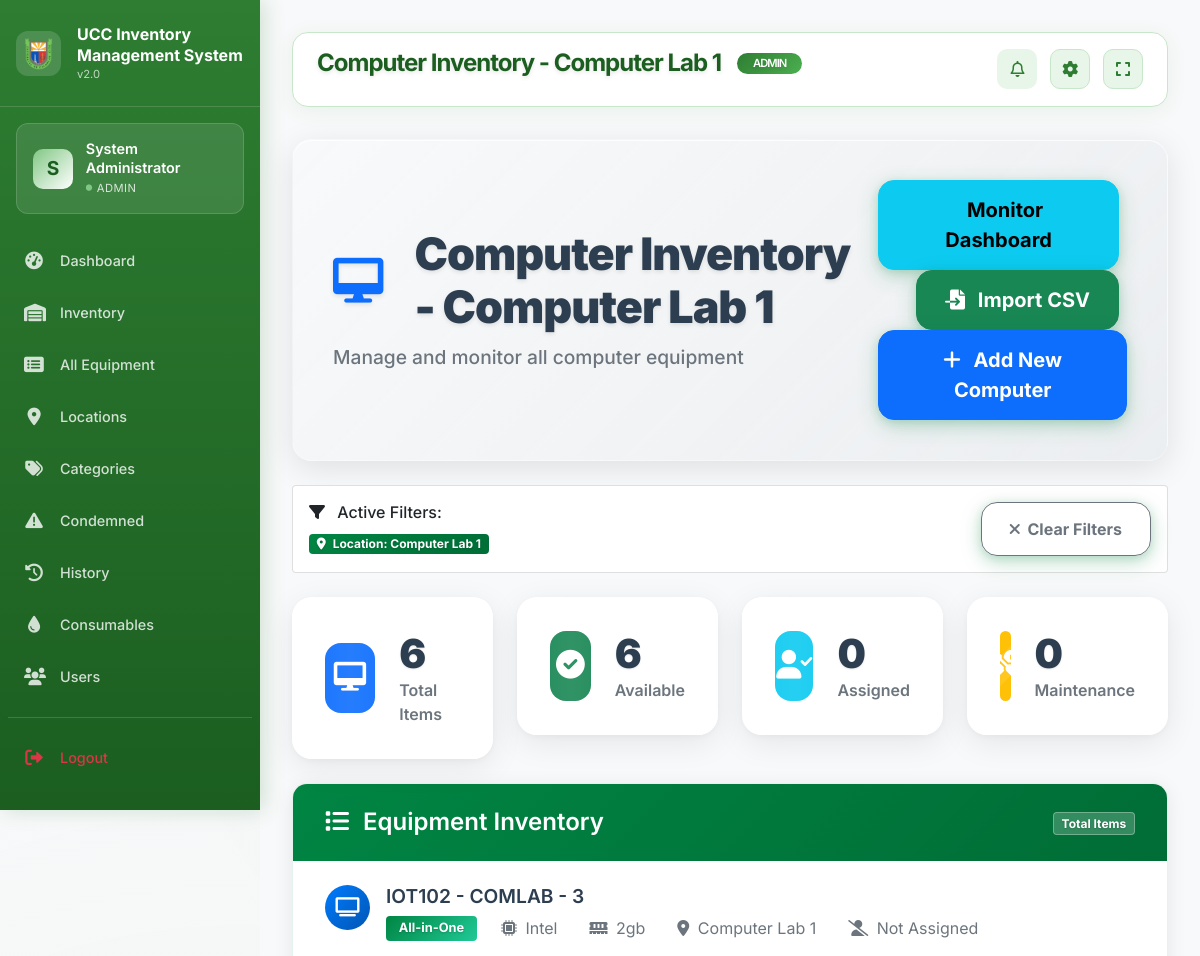
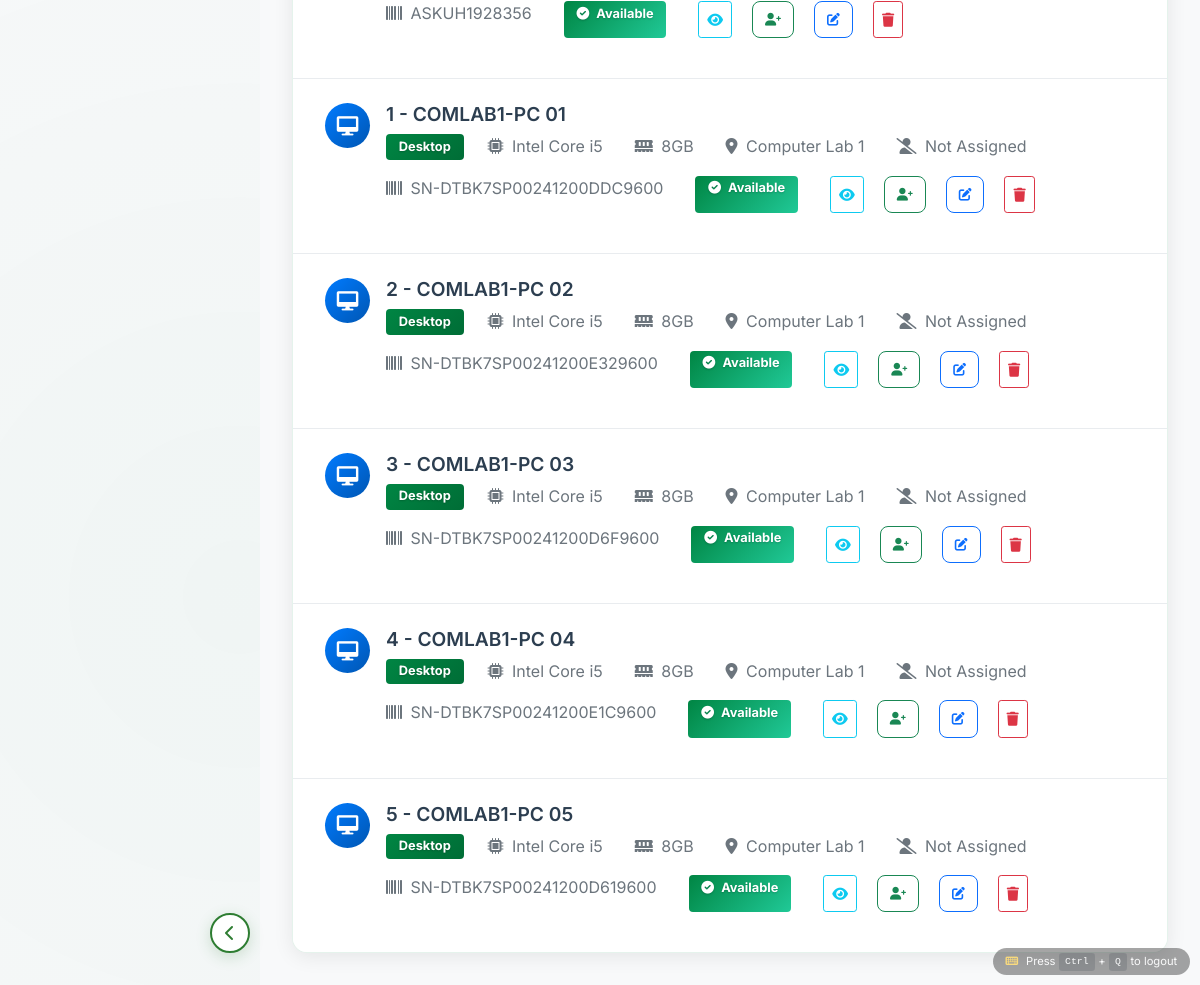
The app's page /archive_sites/inventory.php?location=1 (signed in) with its own data (2 pictures, top to bottom).
### tables this page shows
CREATE TABLE `locations` (
  `id` int(11) NOT NULL,
  `location_name` varchar(100) NOT NULL,
  `location_type_id` int(11) DEFAULT NULL,
  `location_type` varchar(50) DEFAULT NULL,
  `description` text DEFAULT NULL,
  `capacity` int(11) DEFAULT 0,
  `facilitator_id` int(11) DEFAULT NULL,
  `created_at` timestamp NOT NULL DEFAULT current_timestamp(),
  `updated_at` timestamp NOT NULL DEFAULT current_timestamp() ON UPDATE current_timestamp()
);

CREATE TABLE `computer_inventory` (
  `id` int(11) NOT NULL,
  `item_number` varchar(50) NOT NULL,
  `computer_set_description` varchar(200) NOT NULL,
  `processor` varchar(100) NOT NULL,
  `ram` varchar(50) NOT NULL,
  `storage` varchar(100) NOT NULL,
  `device_type` enum('Desktop','Laptop','All-in-One') NOT NULL,
  `keyboard_status` enum('OK','Missing','Damaged','Needs Repair') DEFAULT 'OK',
  `mouse_status` enum('OK','Missing','Damaged','Needs Repair') DEFAULT 'OK',
  `power_cord_status` enum('OK','Missing','Damaged','Needs Repair') DEFAULT 'OK',
  `hdmi_status` enum('OK','Missing','Damaged','Needs Repair') DEFAULT 'OK',
  `operating_system` varchar(100) DEFAULT NULL,
  `serial_number` varchar(200) NOT NULL,
  `condition_status` enum('Excellent','Good','Fair','Poor','Damaged') DEFAULT 'Good',
  `location_id` int(11) DEFAULT NULL,
  `remarks` text DEFAULT NULL,
  `status` enum('available','assigned','maintenance','damaged','retired') DEFAULT 'available',
  `is_condemned` tinyint(1) DEFAULT 0,
  `condemned_date` timestamp NULL DEFAULT NULL,
  `condemned_reason` text DEFAULT NULL,
  `condemned_by` int(11) DEFAULT NULL,
  `assigned_to` int(11) DEFAULT NULL,
  `assigned_date` timestamp NULL DEFAULT NULL,
  `created_at` timestamp NOT NULL DEFAULT current_timestamp(),
  `updated_at` timestamp NOT NULL DEFAULT current_timestamp() ON UPDATE current_timestamp()
);

### archive_sites/inventory.php (the view, shortened to what the rows shown need)
<?php
$database = new Database();
$db = $database->getConnection();
$location_filter = $_GET['location'] ?? '';
$status_filter = $_GET['status'] ?? '';
$location_type = 'computer_lab';
$location_name = 'All Locations';
if (!empty($location_filter)) {
    $query_location = "SELECT location_name, location_type FROM locations WHERE id = ?";
    $stmt_location = $db->prepare($query_location);
    $stmt_location->execute([$location_filter]);
    $location_info = $stmt_location->fetch(PDO::FETCH_ASSOC);
    if ($location_info) {
        $location_type = $location_info['location_type'] ?? 'computer_lab';
        $location_name = $location_info['location_name'];
    }
}
$where_conditions = [];
$params = [];
if (!empty($location_filter)) {
    $where_conditions[] = "ci.location_id = ?";
    $params[] = $location_filter;
}
$where_clause = !empty($where_conditions) ? "WHERE " . implode(" AND ", $where_conditions) : "";
$inventory_data = [];
$page_title = "Inventory Management";
if ($location_type === 'computer_lab') {
    $query = "SELECT ci.*, l.location_name, u.full_name as assigned_user
              FROM computer_inventory ci
              LEFT JOIN locations l ON ci.location_id = l.id
              LEFT JOIN users u ON ci.assigned_to = u.id
              {$where_clause}
              ORDER BY CAST(ci.item_number AS UNSIGNED) ASC";
    $stmt = $db->prepare($query);
    $stmt->execute($params);
    $inventory_data = $stmt->fetchAll(PDO::FETCH_ASSOC);
    $page_title = "Computer Inventory - " . $location_name;
    $inventory_type = 'computers';
}
$page_title = $page_title;
include '../includes/header.php';
?>
<div class="inventory-header mb-4">
    <div class="row align-items-center">
        <div class="col-md-8">
            <div class="page-title-section">
                <h2 class="page-title mb-2">
                    <i class="fas fa-<?php
                        echo $inventory_type === 'computers' ? 'desktop' :
                            ($inventory_type === 'kitchen' ? 'utensils' :
                            ($inventory_type === 'office' ? 'briefcase' :
                            ($inventory_type === 'lab' ? 'flask' : 'boxes')));
                    ?> text-primary me-3"></i>
                    <?php echo htmlspecialchars($page_title); ?>
                </h2>
                <p class="page-subtitle text-muted mb-0">
                    <?php
                    if ($inventory_type === 'computers') {
                        echo 'Manage and monitor all computer equipment';
                    } elseif ($inventory_type === 'kitchen') {
                        echo 'Manage kitchen appliances and utilities';
                    } elseif ($inventory_type === 'office') {
                        echo 'Manage office furniture and equipment';
                    } elseif ($inventory_type === 'lab') {
                        echo 'Manage laboratory instruments and equipment';
                    } else {
                        echo 'Manage equipment and inventory';
                    }
                    ?>
                </p>
            </div>
        </div>
    </div>
</div>
<?php if (!empty($location_filter) || !empty($status_filter)): ?>
<div class="filters-display mb-4">
    <div class="card">
        <div class="card-body">
            <div class="d-flex align-items-center justify-content-between">
                <div class="active-filters">
                    <div class="filter-badges">
                        <?php if (!empty($location_filter)): ?>
                            <?php
                            $location_query = "SELECT location_name FROM locations WHERE id = ?";
                            $location_stmt = $db->prepare($location_query);
                            $location_stmt->execute([$location_filter]);
                            $location_name = $location_stmt->fetchColumn();
                            ?>
                            <span class="badge badge-primary-modern me-2">
                                <i class="fas fa-map-marker-alt me-1"></i>
                                Location: <?php echo htmlspecialchars($location_name); ?>
                            </span>
                        <?php endif; ?>
                    </div>
                </div>
            </div>
        </div>
    </div>
</div>
<?php endif; ?>
<div class="modern-list-container">
    <div class="modern-list-wrapper">
        <?php if (empty($inventory_data)): ?>
        <div class="empty-state">
            <div class="empty-icon">
                <i class="fas fa-box-open"></i>
            </div>
            <h4>No Items Found</h4>
            <p class="text-muted">No equipment found for this location type.</p>
        </div>
        <?php else: ?>
        <div class="list-group modern-list-group">
            <?php foreach ($inventory_data as $item): ?>
            <div class="list-group-item modern-list-item clickable-row" data-item='<?php echo json_encode($item); ?>'>
                <div class="list-item-content">
                    <div class="list-item-main">
                        <div class="list-item-icon icon-<?php echo $location_type; ?>">
                            <?php if ($inventory_type === 'computers'): ?>
                            <i class="fas fa-<?php
                                echo $item['device_type'] == 'Desktop' ? 'desktop' :
                                    ($item['device_type'] == 'Laptop' ? 'laptop' : 'tv');
                            ?>"></i>
                            <?php elseif ($inventory_type === 'kitchen'): ?>
                            <i class="fas fa-utensils"></i>
                            <?php elseif ($inventory_type === 'office'): ?>
                            <i class="fas fa-briefcase"></i>
                            <?php elseif ($inventory_type === 'lab'): ?>
                            <i class="fas fa-flask"></i>
                            <?php else: ?>
                            <i class="fas fa-box"></i>
                            <?php endif; ?>
                        </div>
                        <div class="list-item-details">
                            <div class="list-item-title">
                                <h5 class="mb-1">
                                    <?php echo htmlspecialchars($item['item_number']); ?> -
                                    <?php
                                    if ($inventory_type === 'computers') {
                                        echo htmlspecialchars($item['computer_set_description']);
                                    } else {
                                        echo htmlspecialchars($item['equipment_name']);
                                    }
                                    ?>
                                </h5>
                            </div>
                            <div class="list-item-meta">
                                <?php if ($inventory_type === 'computers'): ?>
                                <span class="badge badge-<?php
                                    echo $item['device_type'] == 'Desktop' ? 'primary' :
                                        ($item['device_type'] == 'Laptop' ? 'info' : 'success');
                                ?>-modern me-2">
                                    <?php echo htmlspecialchars($item['device_type']); ?>
                                </span>
                                <span class="text-muted me-3">
                                    <i class="fas fa-microchip me-1"></i>
                                    <?php echo htmlspecialchars($item['processor']); ?>
                                </span>
                                <span class="text-muted me-3">
                                    <i class="fas fa-memory me-1"></i>
                                    <?php echo htmlspecialchars($item['ram']); ?>
                                </span>
                                <?php endif; ?>
                                <span class="text-muted me-3">
                                    <i class="fas fa-map-marker-alt me-1"></i>
                                    <?php echo htmlspecialchars($item['location_name']) ?: 'Not Set'; ?>
                                </span>
                                <span class="text-muted me-3">
                                    <i class="fas fa-<?php echo $item['assigned_user'] ? 'user-check' : 'user-slash'; ?> me-1"></i>
                                    <?php echo htmlspecialchars($item['assigned_user']) ?: 'Not Assigned'; ?>
                                </span>
                                <?php if ($inventory_type === 'computers'): ?>
                                <span class="text-muted me-3">
                                    <i class="fas fa-barcode me-1"></i>
                                    <?php echo htmlspecialchars($item['serial_number']) ?: 'N/A'; ?>
                                </span>
                                <?php endif; ?>
                                <span class="badge badge-<?php
                                    echo $item['status'] == 'available' ? 'success' :
                                        ($item['status'] == 'assigned' ? 'primary' :
                                        ($item['status'] == 'maintenance' ? 'warning' : 'danger'));
                                ?>-modern me-3">
                                    <i class="fas fa-<?php
                                        echo $item['status'] == 'available' ? 'check-circle' :
                                            ($item['status'] == 'assigned' ? 'user' :
                                            ($item['status'] == 'maintenance' ? 'tools' : 'exclamation-triangle'));
                                    ?> me-1"></i>
                                    <?php echo ucfirst($item['status']); ?>
                                </span>
                                <button class="btn btn-sm btn-outline-info view-details-btn me-1"
                                        data-item='<?php echo json_encode($item); ?>'
                                        data-bs-toggle="modal" data-bs-target="#detailsModal"
                                        title="View Full Details">
                                    <i class="fas fa-eye"></i>
                                </button>
                                <?php if ($inventory_type === 'computers'): ?>
                                <button class="btn btn-sm btn-outline-success quick-assign-btn me-1"
                                        data-id="<?php echo $item['id']; ?>"
                                        data-assigned="<?php echo $item['assigned_to']; ?>"
                                        data-bs-toggle="modal" data-bs-target="#assignModal"
                                        title="Quick Assign">
                                    <i class="fas fa-user-plus"></i>
                                </button>
                                <button class="btn btn-sm btn-outline-primary edit-btn me-1"
                                        data-item='<?php echo json_encode($item); ?>'
                                        data-bs-toggle="modal" data-bs-target="#editModal"
                                        title="Edit Computer">
                                    <i class="fas fa-edit"></i>
                                </button>
                                <button class="btn btn-sm btn-outline-danger delete-btn"
                                        data-id="<?php echo $item['id']; ?>"
                                        data-bs-toggle="modal" data-bs-target="#deleteModal"
                                        title="Delete Computer">
                                    <i class="fas fa-trash"></i>
                                </button>
                                <?php endif; ?>
                            </div>
                        </div>
                    </div>
                </div>
            </div>
            <?php endforeach; ?>
        </div>
        <?php endif; ?>
    </div>
</div>
<?php include '../includes/footer.php'; ?>

### includes/header.php (shortened to what the rows shown need)
<!DOCTYPE html>
<html lang="en">
<head>
    <link href="https://cdn.jsdelivr.net/npm/bootstrap@5.1.3/dist/css/bootstrap.min.css" rel="stylesheet">
    <link href="https://cdnjs.cloudflare.com/ajax/libs/font-awesome/6.0.0/css/all.min.css" rel="stylesheet">
    <link href="https://cdn.datatables.net/1.11.5/css/dataTables.bootstrap5.min.css" rel="stylesheet">
    <?php if ($_SESSION['role'] == 'admin'): ?>
        <link href="../css/admin.css" rel="stylesheet">
    <?php else: ?>
        <link href="../css/user.css" rel="stylesheet">
    <?php endif; ?>
</head>
<body>
    <main class="admin-main-content" id="mainContent">
        <div class="top-bar">
            <div class="page-title">
                <h1><?php echo isset($page_title) ? $page_title : 'Dashboard'; ?></h1>
                <?php if (isset($page_title)): ?>
                    <span class="badge"><?php echo ucfirst($_SESSION['role']); ?></span>
                <?php endif; ?>
            </div>
        </div>
        <div class="content-area">

### records on screen
locations: location_name "Computer Inventory - Computer Lab 1", location_name "Computer Lab 1"
computer_inventory: item_number "IOT102", computer_set_description "COMLAB - 3", device_type "All-in-One", processor "Intel", ram "2gb", location.location_name "Computer Lab 1", assigned_user "Not Assigned", serial_number "ASKUH1928356", status "Available"
computer_inventory: item_number "1", computer_set_description "COMLAB1-PC 01", device_type "Desktop", processor "Intel Core i5", ram "8GB", location.location_name "Computer Lab 1", assigned_user "Not Assigned", serial_number "SN-DTBK7SP00241200DDC9600", status "Available"
computer_inventory: item_number "2", computer_set_description "COMLAB1-PC 02", device_type "Desktop", processor "Intel Core i5", ram "8GB", location.location_name "Computer Lab 1", assigned_user "Not Assigned", serial_number "SN-DTBK7SP00241200E329600", status "Available"
computer_inventory: item_number "3", computer_set_description "COMLAB1-PC 03", device_type "Desktop", processor "Intel Core i5", ram "8GB", location.location_name "Computer Lab 1", assigned_user "Not Assigned", serial_number "SN-DTBK7SP00241200D6F9600", status "Available"
computer_inventory: item_number "4", computer_set_description "COMLAB1-PC 04", device_type "Desktop", processor "Intel Core i5", ram "8GB", location.location_name "Computer Lab 1", assigned_user "Not Assigned", serial_number "SN-DTBK7SP00241200E1C9600", status "Available"
computer_inventory: item_number "5", computer_set_description "COMLAB1-PC 05", device_type "Desktop", processor "Intel Core i5", ram "8GB", location.location_name "Computer Lab 1", assigned_user "Not Assigned", serial_number "SN-DTBK7SP00241200D619600", status "Available"

### other values on screen
substr($_SESSION['full_name'], 0, 1) "S"
$_SESSION['full_name'] "System Administrator"
$_SESSION['role'] "ADMIN"
$total_items "6"
$available_count "6"
$assigned_count "0"
$maintenance_count "0"
